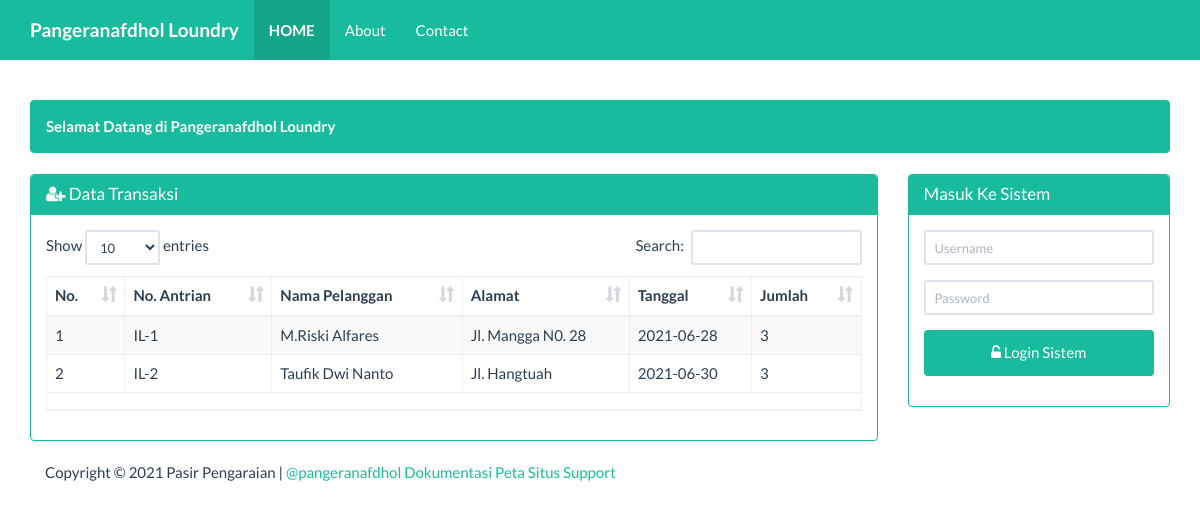
The page / on the database its author committed.
### tables this page shows
CREATE TABLE IF NOT EXISTS `transaksi` (
  `id` int(11) NOT NULL AUTO_INCREMENT,
  `no_antrian` varchar(10) NOT NULL,
  `nama` varchar(25) NOT NULL,
  `alamat` varchar(50) NOT NULL,
  `tanggal` date NOT NULL,
  `jumlah_kg` int(11) NOT NULL,
  `jenis_deterjen` varchar(25) NOT NULL,
  `harga` int(10) NOT NULL,
  `total_harga` int(11) NOT NULL,
  `status_pembayaran` varchar(25) NOT NULL,
  PRIMARY KEY (`id`)
);

### beranda.php (the view, shortened to what this page needs)
<div class="container">
    <div class="row">
        <div class ="col-xs-12">
            <div class="alert alert-success">
                <strong>Selamat Datang di Pangeranafdhol Loundry </strong>
            </div>
        </div>
    </div>
    <div class="row">
        <div class="col-sm-9 col-xs-12">
        <div class="panel panel-success">
                <div class="panel-heading">
                    <h3 class="panel-title"><span class="fa fa-user-plus"></span> Data Transaksi</h3>
                </div>
                <div class="panel-body">
                    <table id="dtskripsi" class="table table-bordered table-striped table-hover">
                        <thead>
                            <tr>
                                <th>No.</th>
                                <th>No. Antrian</th>
                                <th>Nama Pelanggan</th>
                                <th>Alamat</th>
                                <th>Tanggal</th>
                                <th>Jumlah</th>
                            </tr>
                        </thead>
                        <tbody>
                            <?php
                            $sql = "SELECT * FROM transaksi";
                            $query = mysqli_query($koneksi, $sql) or die("SQL Anda Salah");
                            $nomor = 0;
                            while ($data = mysqli_fetch_array($query)) {
                                $nomor++;
                                ?>
                                <tr>
                                    <td><?= $nomor ?></td>
                                    <td><?= $data['no_antrian'] ?></td>
									<td><?= $data['nama'] ?></td>
									<td><?= $data['alamat'] ?></td>
									<td><?= $data['tanggal'] ?></td>
                                    <td><?= $data['jumlah_kg'] ?></td>
                                </tr>
                            <?php } ?>
                        </tbody>
                        <tfoot>
                            <tr>
                                <td colspan="7">
                                </td>
                            </tr>
                        </tfoot>
                    </table>
                </div>
            </div>
        </div>
        <div class="col-sm-3 col-xs-12">
            <?php if (isset($_SESSION['username'])) { ?>
            <div class="alert alert-info">
                <strong>Welcome <?=$_SESSION['nama']?></strong>
            </div>
            <?php
           } else { ?>
            <div class="panel panel-success">
                <div class="panel-heading">
                    <h3 class="panel-title">Masuk Ke Sistem</h3>
                </div>
                <div class="panel-body">
                    <form class="form-horizontal" action="proses_login.php" method="post">
                        <div class="form-group">
                            <div class="col-sm-12">
                                <input type="text" name="user" class="form-control input-sm"
                                   placeholder="Username" required="" autocomplete="off"/>
                            </div>
                        </div>
                        <div class="form-group">
                            <div class="col-sm-12">
                                <input type="password" name="pwd" class="form-control input-sm"
                                   placeholder="Password" required="" autocomplete="off"/>
                            </div>
                        </div>
                        <div class="form-group">
                            <div class="col-sm-12">
                                <button type="submit" name="login" value="login"
                                        class="btn btn-success btn-block"><span class="fa fa-unlock-alt"></span>
                                    Login Sistem
                                </button>
                            </div>
                    </form>
                </div>
            </div>
        </div>
            <?php } ?>
    </div>
</div>

### index.php (style rules this page uses)
body { margin-top:100px; }

### rows shown on the page
transaksi: no_antrian "IL-1", nama "M.Riski Alfares", alamat "Jl. Mangga N0. 28", tanggal "2021-06-28", jumlah_kg "3"
transaksi: no_antrian "IL-2", nama "Taufik Dwi Nanto", alamat "Jl. Hangtuah", tanggal "2021-06-30", jumlah_kg "3"
